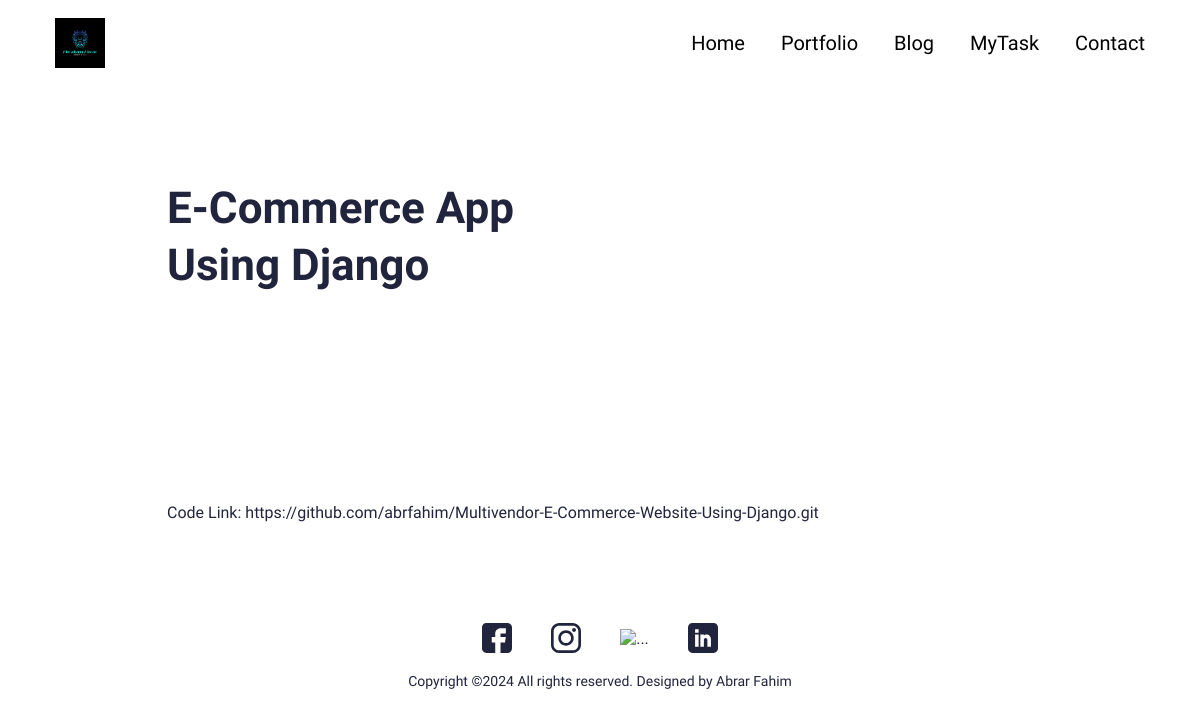
The page /portfolio/e-commerce-app-using-django on the database its author committed.
### myapp/models.py (models this page shows, shortened)
class Portfolio(models.Model):
    class Meta:
        verbose_name_plural = 'Portfolio Profiles'
        verbose_name = 'Portfolio'
        ordering = ["name"]
    date = models.DateTimeField(blank=True, null=True)
    name = models.CharField(max_length=200, blank=True, null=True)
    description = models.CharField(max_length=500, blank=True, null=True)
    body = RichTextField(blank=True, null=True)
    image = models.ImageField(blank=True, null=True, upload_to="portfolio")
    slug = models.SlugField(null=True, blank=True)
    is_active = models.BooleanField(default=True)

### myapp/views.py (the view)
# urls.py: path('portfolio/<slug:slug>', views.PortfolioDetailView.as_view(), name="portfolio"),
class PortfolioDetailView(generic.DetailView):
	model = Portfolio
	template_name = "myapp/portfolio-detail.html"

### abrarfahim/context_processors.py (called while the page is built)
def project_context(request):
    context ={
        'me': User.objects.first(),
    }
    return context

### templates/myapp/portfolio-detail.html (shortened to what this page needs)
{% extends 'myapp/base.html' %}
{% load static %}
{% block content %}
<section>
  <div class="innerPageBannerCol">
    <div class="container">
      <div class="row g-4 g-md-3  align-items-center">
        <div class="col-md-6">
          <div class="bannerContent">
            <h1 class="xlTitle pb-md-3">{{object.name}}</h1>
          </div>
        </div>
      </div>
    </div>
  </div>
</section>
<section>
  <div class="sectionSpaceSm">
    <div class="container">
      {{object.body|safe}}
    </div>
  </div>
</section>
{%endblock%}

### static/css/style.css (style rules this page uses)
:root { --primaryColor: #9C07B6; --primaryDarkColor: #3D0048; --primaryHoverColor: #900AA8; --secondaryColor: #F9B000; --baseColor: #21243D; --baseFont: 'Heebo', sans-serif; --titleFont: 'Courier Prime', monospace; --regular: 400; --medium: 500; --bold: 700; --black: 900; --lightBg: #F1F1F1; }
html { scroll-behavior: smooth; }
body { font-family: var(--baseFont); color: var(--baseColor); line-height: normal; }
a { color: inherit; }
a, .btn { -webkit-transition: all 300ms ease-in-out 0s; -o-transition: all 300ms ease-in-out 0s; transition: all 300ms ease-in-out 0s; text-decoration: none; }
.xlTitle { font-size: 44px; line-height: 1.3; font-weight: var(--bold); font-family: var(--titleFont) }
.sectionSpaceSm { padding: 35px 0; }
.innerPageBannerCol { padding: 180px 0 150px; }
@media (min-width:992px) { .container, .container-lg, .container-md, .container-sm, .container-xl, .container-xxl { max-width: 890px; } }

### rows shown on the page
Portfolio: name "E-Commerce App Using Django", body "Code Link: https://github.com/abrfahim/Multivendor-E-Commerce-Website-Using-Django.git"
